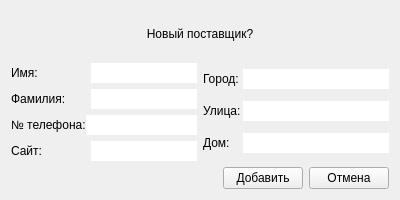
<?xml version="1.0" encoding="UTF-8"?>
<ui version="4.0">
 <class>Form</class>
 <widget class="QWidget" name="Form">
  <property name="geometry">
   <rect>
    <x>0</x>
    <y>0</y>
    <width>400</width>
    <height>200</height>
   </rect>
  </property>
  <property name="sizePolicy">
   <sizepolicy hsizetype="Fixed" vsizetype="Fixed">
    <horstretch>0</horstretch>
    <verstretch>0</verstretch>
   </sizepolicy>
  </property>
  <property name="minimumSize">
   <size>
    <width>400</width>
    <height>200</height>
   </size>
  </property>
  <property name="maximumSize">
   <size>
    <width>400</width>
    <height>200</height>
   </size>
  </property>
  <property name="font">
   <font>
    <kerning>true</kerning>
   </font>
  </property>
  <property name="windowTitle">
   <string>Новый поставщик</string>
  </property>
  <layout class="QGridLayout" name="gridLayout">
   <item row="0" column="0" colspan="2">
    <widget class="QLabel" name="label_8">
     <property name="text">
      <string>Новый поставщик?</string>
     </property>
     <property name="alignment">
      <set>Qt::AlignCenter</set>
     </property>
    </widget>
   </item>
   <item row="1" column="0">
    <layout class="QVBoxLayout" name="verticalLayout">
     <item>
      <layout class="QHBoxLayout" name="horizontalLayout">
       <property name="spacing">
        <number>0</number>
       </property>
       <item>
        <widget class="QLabel" name="label">
         <property name="minimumSize">
          <size>
           <width>80</width>
           <height>20</height>
          </size>
         </property>
         <property name="text">
          <string>Имя:</string>
         </property>
        </widget>
       </item>
       <item>
        <widget class="QLineEdit" name="lineEdit">
         <property name="minimumSize">
          <size>
           <width>0</width>
           <height>20</height>
          </size>
         </property>
         <property name="frame">
          <bool>false</bool>
         </property>
        </widget>
       </item>
      </layout>
     </item>
     <item>
      <layout class="QHBoxLayout" name="horizontalLayout_2">
       <property name="spacing">
        <number>0</number>
       </property>
       <item>
        <widget class="QLabel" name="label_2">
         <property name="minimumSize">
          <size>
           <width>80</width>
           <height>20</height>
          </size>
         </property>
         <property name="text">
          <string>Фамилия:</string>
         </property>
        </widget>
       </item>
       <item>
        <widget class="QLineEdit" name="lineEdit_2">
         <property name="minimumSize">
          <size>
           <width>0</width>
           <height>20</height>
          </size>
         </property>
         <property name="frame">
          <bool>false</bool>
         </property>
        </widget>
       </item>
      </layout>
     </item>
     <item>
      <layout class="QHBoxLayout" name="horizontalLayout_3">
       <property name="spacing">
        <number>0</number>
       </property>
       <item>
        <widget class="QLabel" name="label_3">
         <property name="minimumSize">
          <size>
           <width>70</width>
           <height>20</height>
          </size>
         </property>
         <property name="text">
          <string>№ телефона:</string>
         </property>
        </widget>
       </item>
       <item>
        <widget class="QLineEdit" name="lineEdit_3">
         <property name="minimumSize">
          <size>
           <width>0</width>
           <height>20</height>
          </size>
         </property>
         <property name="frame">
          <bool>false</bool>
         </property>
        </widget>
       </item>
      </layout>
     </item>
     <item>
      <layout class="QHBoxLayout" name="horizontalLayout_7">
       <property name="spacing">
        <number>0</number>
       </property>
       <item>
        <widget class="QLabel" name="label_7">
         <property name="minimumSize">
          <size>
           <width>80</width>
           <height>20</height>
          </size>
         </property>
         <property name="text">
          <string>Сайт:</string>
         </property>
        </widget>
       </item>
       <item>
        <widget class="QLineEdit" name="lineEdit_7">
         <property name="minimumSize">
          <size>
           <width>0</width>
           <height>20</height>
          </size>
         </property>
         <property name="frame">
          <bool>false</bool>
         </property>
        </widget>
       </item>
      </layout>
     </item>
    </layout>
   </item>
   <item row="1" column="1">
    <layout class="QVBoxLayout" name="verticalLayout_2">
     <item>
      <layout class="QHBoxLayout" name="horizontalLayout_6">
       <property name="spacing">
        <number>0</number>
       </property>
       <item>
        <widget class="QLabel" name="label_4">
         <property name="minimumSize">
          <size>
           <width>40</width>
           <height>20</height>
          </size>
         </property>
         <property name="text">
          <string>Город:</string>
         </property>
        </widget>
       </item>
       <item>
        <widget class="QLineEdit" name="lineEdit_5">
         <property name="minimumSize">
          <size>
           <width>0</width>
           <height>20</height>
          </size>
         </property>
         <property name="frame">
          <bool>false</bool>
         </property>
        </widget>
       </item>
      </layout>
     </item>
     <item>
      <layout class="QHBoxLayout" name="horizontalLayout_5">
       <property name="spacing">
        <number>0</number>
       </property>
       <item>
        <widget class="QLabel" name="label_5">
         <property name="minimumSize">
          <size>
           <width>40</width>
           <height>20</height>
          </size>
         </property>
         <property name="text">
          <string>Улица:</string>
         </property>
        </widget>
       </item>
       <item>
        <widget class="QLineEdit" name="lineEdit_6">
         <property name="minimumSize">
          <size>
           <width>0</width>
           <height>20</height>
          </size>
         </property>
         <property name="frame">
          <bool>false</bool>
         </property>
        </widget>
       </item>
      </layout>
     </item>
     <item>
      <layout class="QHBoxLayout" name="horizontalLayout_4">
       <property name="spacing">
        <number>0</number>
       </property>
       <item>
        <widget class="QLabel" name="label_6">
         <property name="minimumSize">
          <size>
           <width>40</width>
           <height>20</height>
          </size>
         </property>
         <property name="text">
          <string>Дом:</string>
         </property>
        </widget>
       </item>
       <item>
        <widget class="QLineEdit" name="lineEdit_4">
         <property name="minimumSize">
          <size>
           <width>0</width>
           <height>20</height>
          </size>
         </property>
         <property name="frame">
          <bool>false</bool>
         </property>
        </widget>
       </item>
      </layout>
     </item>
    </layout>
   </item>
   <item row="2" column="0" colspan="2">
    <layout class="QHBoxLayout" name="horizontalLayout_8">
     <item>
      <spacer name="horizontalSpacer">
       <property name="orientation">
        <enum>Qt::Horizontal</enum>
       </property>
       <property name="sizeHint" stdset="0">
        <size>
         <width>40</width>
         <height>20</height>
        </size>
       </property>
      </spacer>
     </item>
     <item>
      <widget class="QPushButton" name="addSupplierButton">
       <property name="text">
        <string>Добавить</string>
       </property>
      </widget>
     </item>
     <item>
      <widget class="QPushButton" name="cancelSupplierButton">
       <property name="text">
        <string>Отмена</string>
       </property>
      </widget>
     </item>
    </layout>
   </item>
  </layout>
 </widget>
 <resources/>
 <connections/>
</ui>
